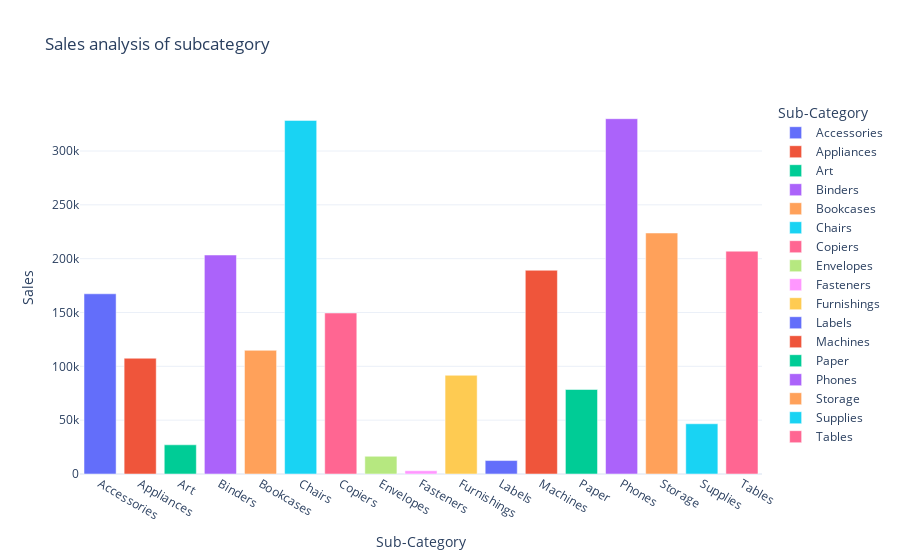

The cell this chart's notebook holds for it:
### Code cell
fig = px.bar(sales_by_subcategory, x= 'Sub-Category', y= 'Sales', title = 'Sales analysis of subcategory',color = 'Sub-Category')
fig.show()

### Figure 1 — Plotly figure (JSON) as saved in the notebook; plotly's stock layout.template omitted (floating-point values rounded to 4 significant figures)
{"data": [{"hovertemplate": "Sub-Category=%{x}<br>Sales=%{y}<extra></extra>", "legendgroup": "Accessories", "marker": {"color": "#636efa", "pattern": {"shape": ""}}, "name": "Accessories", "orientation": "v", "showlegend": true, "textposition": "auto", "type": "bar", "x": ["Accessories"], "xaxis": "x", "y": [167400.0], "yaxis": "y"}, {"hovertemplate": "Sub-Category=%{x}<br>Sales=%{y}<extra></extra>", "legendgroup": "Appliances", "marker": {"color": "#EF553B", "pattern": {"shape": ""}}, "name": "Appliances", "orientation": "v", "showlegend": true, "textposition": "auto", "type": "bar", "x": ["Appliances"], "xaxis": "x", "y": [107500.0], "yaxis": "y"}, {"hovertemplate": "Sub-Category=%{x}<br>Sales=%{y}<extra></extra>", "legendgroup": "Art", "marker": {"color": "#00cc96", "pattern": {"shape": ""}}, "name": "Art", "orientation": "v", "showlegend": true, "textposition": "auto", "type": "bar", "x": ["Art"], "xaxis": "x", "y": [27120.0], "yaxis": "y"}, {"hovertemplate": "Sub-Category=%{x}<br>Sales=%{y}<extra></extra>", "legendgroup": "Binders", "marker": {"color": "#ab63fa", "pattern": {"shape": ""}}, "name": "Binders", "orientation": "v", "showlegend": true, "textposition": "auto", "type": "bar", "x": ["Binders"], "xaxis": "x", "y": [203400.0], "yaxis": "y"}, {"hovertemplate": "Sub-Category=%{x}<br>Sales=%{y}<extra></extra>", "legendgroup": "Bookcases", "marker": {"color": "#FFA15A", "pattern": {"shape": ""}}, "name": "Bookcases", "orientation": "v", "showlegend": true, "textposition": "auto", "type": "bar", "x": ["Bookcases"], "xaxis": "x", "y": [114900.0], "yaxis": "y"}, {"hovertemplate": "Sub-Category=%{x}<br>Sales=%{y}<extra></extra>", "legendgroup": "Chairs", "marker": {"color": "#19d3f3", "pattern": {"shape": ""}}, "name": "Chairs", "orientation": "v", "showlegend": true, "textposition": "auto", "type": "bar", "x": ["Chairs"], "xaxis": "x", "y": [328400.0], "yaxis": "y"}, {"hovertemplate": "Sub-Category=%{x}<br>Sales=%{y}<extra></extra>", "legendgroup": "Copiers", "marker": {"color": "#FF6692", "pattern": {"shape": ""}}, "name": "Copiers", "orientation": "v", "showlegend": true, "textposition": "auto", "type": "bar", "x": ["Copiers"], "xaxis": "x", "y": [149500.0], "yaxis": "y"}, {"hovertemplate": "Sub-Category=%{x}<br>Sales=%{y}<extra></extra>", "legendgroup": "Envelopes", "marker": {"color": "#B6E880", "pattern": {"shape": ""}}, "name": "Envelopes", "orientation": "v", "showlegend": true, "textposition": "auto", "type": "bar", "x": ["Envelopes"], "xaxis": "x", "y": [16480.0], "yaxis": "y"}, {"hovertemplate": "Sub-Category=%{x}<br>Sales=%{y}<extra></extra>", "legendgroup": "Fasteners", "marker": {"color": "#FF97FF", "pattern": {"shape": ""}}, "name": "Fasteners", "orientation": "v", "showlegend": true, "textposition": "auto", "type": "bar", "x": ["Fasteners"], "xaxis": "x", "y": [3024.0], "yaxis": "y"}, {"hovertemplate": "Sub-Category=%{x}<br>Sales=%{y}<extra></extra>", "legendgroup": "Furnishings", "marker": {"color": "#FECB52", "pattern": {"shape": ""}}, "name": "Furnishings", "orientation": "v", "showlegend": true, "textposition": "auto", "type": "bar", "x": ["Furnishings"], "xaxis": "x", "y": [91710.0], "yaxis": "y"}, {"hovertemplate": "Sub-Category=%{x}<br>Sales=%{y}<extra></extra>", "legendgroup": "Labels", "marker": {"color": "#636efa", "pattern": {"shape": ""}}, "name": "Labels", "orientation": "v", "showlegend": true, "textposition": "auto", "type": "bar", "x": ["Labels"], "xaxis": "x", "y": [12490.0], "yaxis": "y"}, {"hovertemplate": "Sub-Category=%{x}<br>Sales=%{y}<extra></extra>", "legendgroup": "Machines", "marker": {"color": "#EF553B", "pattern": {"shape": ""}}, "name": "Machines", "orientation": "v", "showlegend": true, "textposition": "auto", "type": "bar", "x": ["Machines"], "xaxis": "x", "y": [189200.0], "yaxis": "y"}, {"hovertemplate": "Sub-Category=%{x}<br>Sales=%{y}<extra></extra>", "legendgroup": "Paper", "marker": {"color": "#00cc96", "pattern": {"shape": ""}}, "name": "Paper", "orientation": "v", "showlegend": true, "textposition": "auto", "type": "bar", "x": ["Paper"], "xaxis": "x", "y": [78480.0], "yaxis": "y"}, {"hovertemplate": "Sub-Category=%{x}<br>Sales=%{y}<extra></extra>", "legendgroup": "Phones", "marker": {"color": "#ab63fa", "pattern": {"shape": ""}}, "name": "Phones", "orientation": "v", "showlegend": true, "textposition": "auto", "type": "bar", "x": ["Phones"], "xaxis": "x", "y": [330000.0], "yaxis": "y"}, {"hovertemplate": "Sub-Category=%{x}<br>Sales=%{y}<extra></extra>", "legendgroup": "Storage", "marker": {"color": "#FFA15A", "pattern": {"shape": ""}}, "name": "Storage", "orientation": "v", "showlegend": true, "textposition": "auto", "type": "bar", "x": ["Storage"], "xaxis": "x", "y": [223800.0], "yaxis": "y"}, {"hovertemplate": "Sub-Category=%{x}<br>Sales=%{y}<extra></extra>", "legendgroup": "Supplies", "marker": {"color": "#19d3f3", "pattern": {"shape": ""}}, "name": "Supplies", "orientation": "v", "showlegend": true, "textposition": "auto", "type": "bar", "x": ["Supplies"], "xaxis": "x", "y": [46670.0], "yaxis": "y"}, {"hovertemplate": "Sub-Category=%{x}<br>Sales=%{y}<extra></extra>", "legendgroup": "Tables", "marker": {"color": "#FF6692", "pattern": {"shape": ""}}, "name": "Tables", "orientation": "v", "showlegend": true, "textposition": "auto", "type": "bar", "x": ["Tables"], "xaxis": "x", "y": [207000.0], "yaxis": "y"}], "layout": {"barmode": "relative", "legend": {"title": {"text": "Sub-Category"}, "tracegroupgap": 0}, "title": {"text": "Sales analysis of subcategory"}, "xaxis": {"anchor": "y", "categoryarray": ["Accessories", "Appliances", "Art", "Binders", "Bookcases", "Chairs", "Copiers", "Envelopes", "Fasteners", "Furnishings", "Labels", "Machines", "Paper", "Phones", "Storage", "Supplies", "Tables"], "categoryorder": "array", "domain": [0, 1], "title": {"text": "Sub-Category"}}, "yaxis": {"anchor": "x", "domain": [0, 1], "title": {"text": "Sales"}}}}
